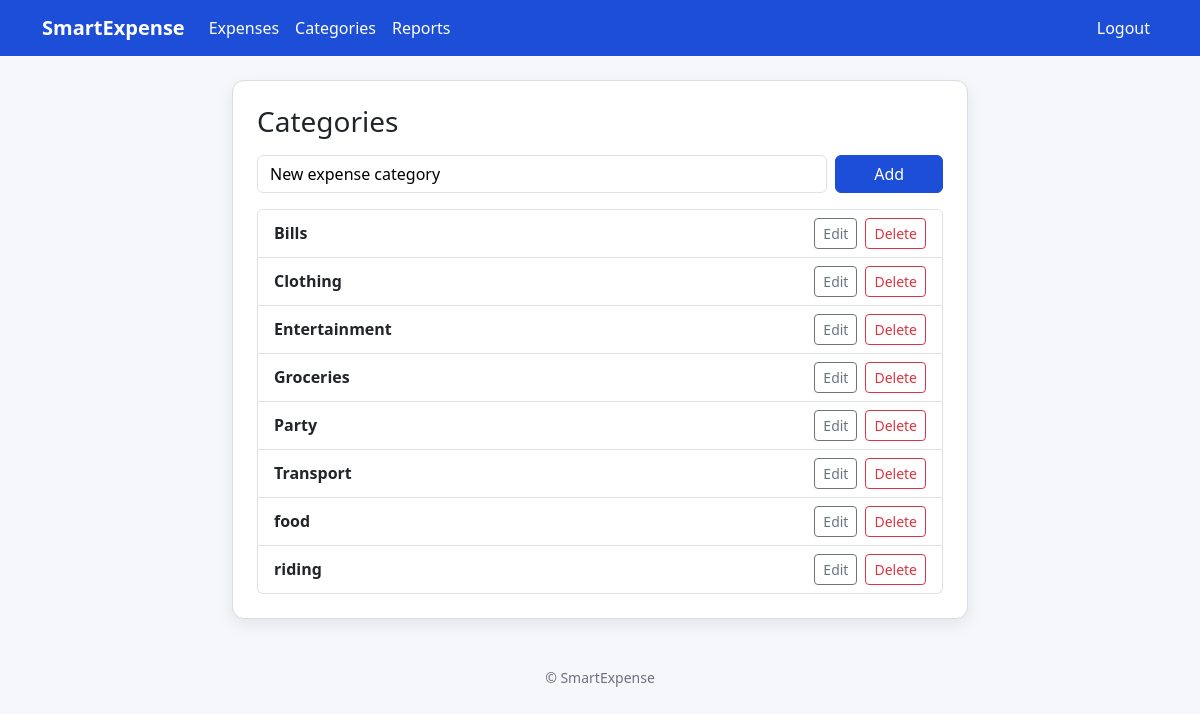
Screenshot of /expenses/categories (signed in) with the database file from the repository.
### smartexpense/models/category.py (models this page shows)
class Category(db.Model):
    __tablename__ = "categories"
    id = db.Column(db.Integer, primary_key=True)
    user_id = db.Column(db.Integer, db.ForeignKey("users.id"), nullable=False)
    name = db.Column(db.String(100), nullable=False)
    type = db.Column(db.String(50), default="expense")  # expense/income if needed later
    expenses = db.relationship("Expense", backref="category", lazy=True)
    __table_args__ = (
        db.UniqueConstraint("user_id", "name", name="uq_user_category_name"),
    )

### smartexpense/blueprints/expenses/routes.py (the view, shortened to what this page needs)
@expenses_bp.route("/categories", methods=["GET", "POST"])
@login_required
def manage_categories():
    def _ensure_defaults():
        defaults = [
            ("Groceries", "expense"),
            ("Clothing", "expense"),
            ("Transport", "expense"),
            ("Bills", "expense"),
            ("Entertainment", "expense"),
        ]
        existing = {c.name.lower(): c for c in Category.query.filter_by(user_id=current_user.id).all()}
        created = 0
        for name, ctype in defaults:
            if name.lower() not in existing:
                db.session.add(Category(user_id=current_user.id, name=name, type=ctype))
                created += 1
        if created:
            db.session.commit()
    _ensure_defaults()
    cats = (
        Category.query.filter(
            Category.type=="expense",
            or_(Category.user_id==current_user.id, Category.user_id.is_(None))
        )
        .order_by(Category.name)
        .all()
    )
    return render_template("expenses/categories.html", categories=cats)

### smartexpense/models/user.py (called while the page is built)
@login_manager.user_loader
def load_user(user_id):
    return db.session.get(User, int(user_id))

### smartexpense/templates/expenses/categories.html
{% extends 'base.html' %}
{% block content %}
<div class="row justify-content-center">
  <div class="col-lg-8">
    <div class="card">
      <div class="card-body p-4">
        <div class="d-flex align-items-center justify-content-between mb-3">
          <h3 class="mb-0">Categories</h3>
        </div>
        <form method="post" class="row g-2 mb-3">
          <div class="col-md-10"><input name="name" class="form-control" placeholder="New expense category" required></div>
          <div class="col-md-2 d-grid"><button class="btn btn-primary">Add</button></div>
        </form>
        <ul class="list-group">
        {% for c in categories %}
          <li class="list-group-item d-flex justify-content-between align-items-center">
            <div>
              <span class="fw-semibold">{{c.name}}</span>
            </div>
            <div class="d-flex gap-2">
              {% if c.user_id %}
                <a class="btn btn-sm btn-outline-secondary" href="/expenses/categories/{{c.id}}/edit">Edit</a>
<form method="post" action="/expenses/categories/{{c.id}}/delete" onsubmit="return confirmDelete('category')">
    <button type="submit" class="btn btn-sm btn-outline-danger">Delete</button>
</form>
              {% else %}
                <span class="badge text-bg-light border">Default</span>
              {% endif %}
            </div>
          </li>
        {% endfor %}
        </ul>
      </div>
    </div>
  </div>
</div>
{% endblock %}

### smartexpense/static/css/style.css (style rules this page uses)
:root { --brand-primary: #1d4ed8; --brand-primary-hover: #173faa; --brand-accent: #22b07d; }
body { background-color: #f6f7fb; color: #111111; }
.card { border: 1px solid #d9dce3; border-radius: 12px; box-shadow: 0 6px 16px rgba(16, 24, 40, 0.08); background-color: #ffffff; }
.btn-primary { background-color: var(--brand-primary); border-color: var(--brand-primary); color: #ffffff; }
.form-control, .form-select, textarea, input, select, textarea::placeholder, input::placeholder { color: #111111 !important; }
textarea, input { caret-color: #111111 !important; }
input[type="email"], input[type="password"], input, textarea { color: #000 !important; -webkit-text-fill-color: #000 !important; caret-color: #000 !important; }

### rows the page displays
Category: name "Party"
Category: name "food"
Category: name "riding"

### other values shown
{{ c.name }} "Bills" "Clothing" "Entertainment" "Groceries" "Transport"
